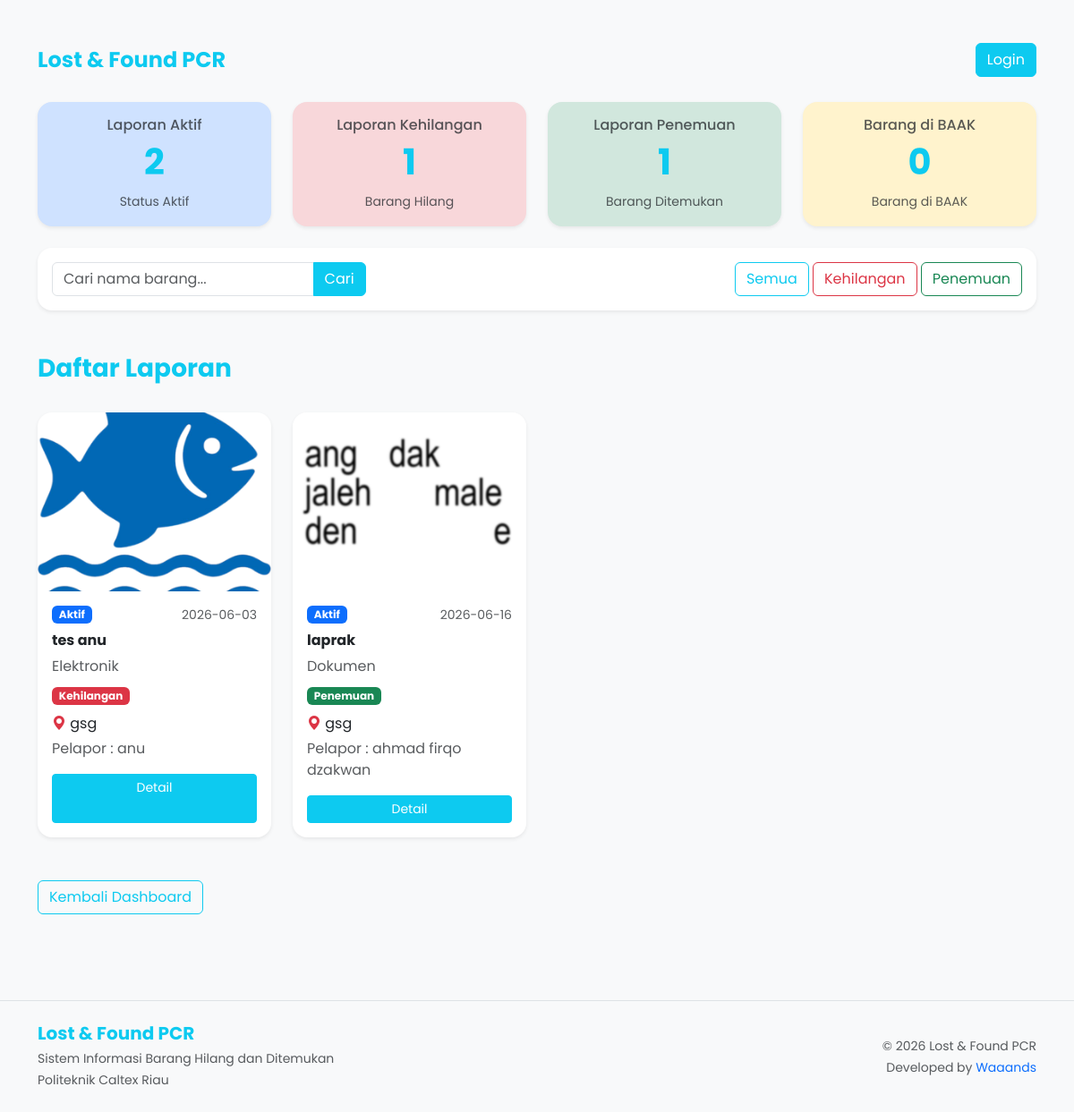
/index.php?aksi=laporan, run on an earlier commit of the app's database.
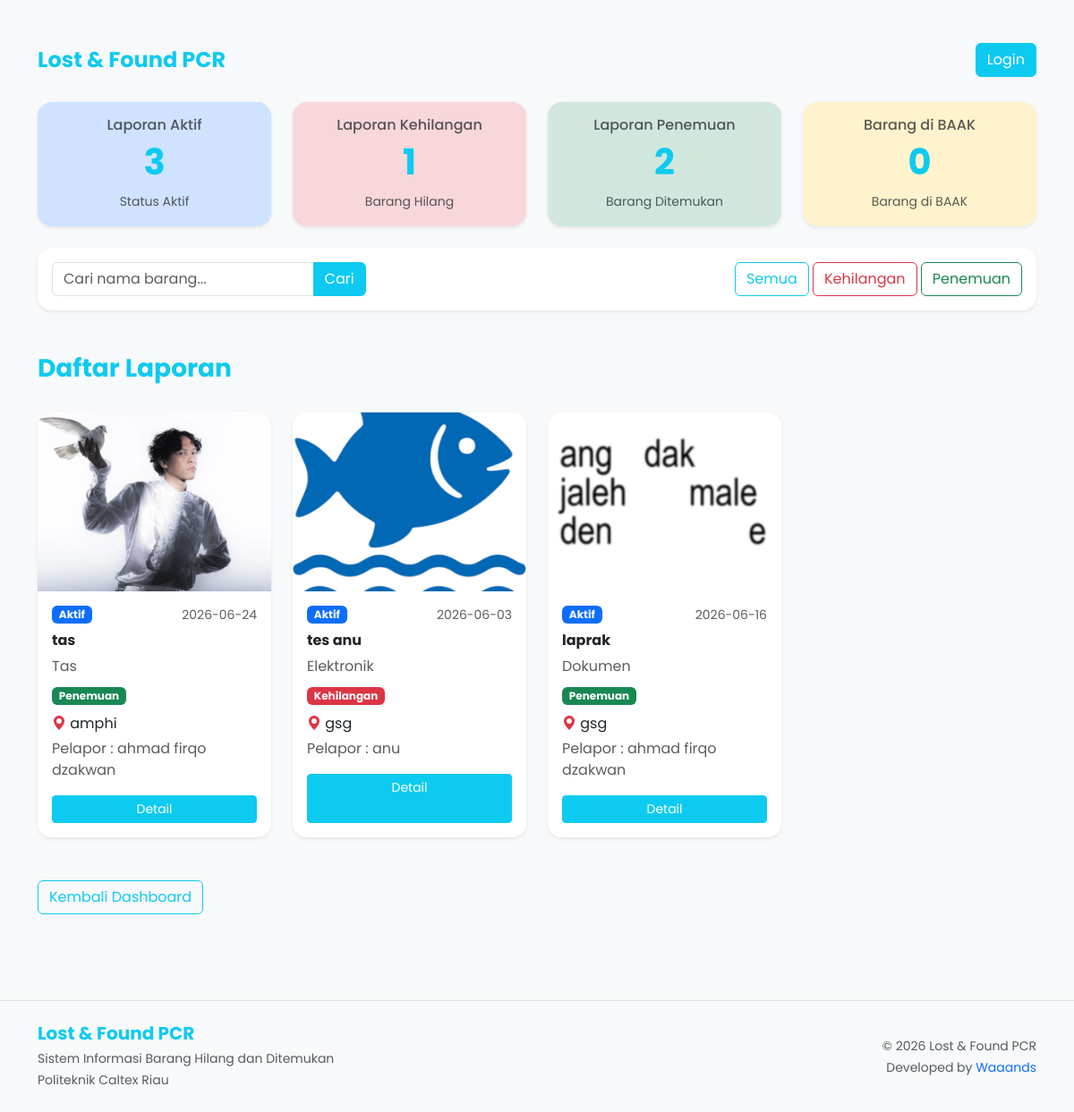
And on a later commit of the database.
### tables this page shows
CREATE TABLE `laporan` (
  `id_laporan` int(11) NOT NULL,
  `id_user` int(11) NOT NULL,
  `id_kategori` int(11) NOT NULL,
  `jenis_laporan` enum('kehilangan','penemuan') NOT NULL,
  `nama_barang` varchar(100) NOT NULL,
  `deskripsi` text DEFAULT NULL,
  `foto_barang` varchar(255) DEFAULT NULL,
  `lokasi` varchar(100) DEFAULT NULL,
  `tanggal_kejadian` date NOT NULL,
  `status_barang` enum('dipegang_sendiri','dititip_baak') DEFAULT 'dipegang_sendiri',
  `status_laporan` enum('aktif','selesai') DEFAULT 'aktif',
  `created_at` timestamp NOT NULL DEFAULT current_timestamp()
);

CREATE TABLE `kategori` (
  `id_kategori` int(11) NOT NULL,
  `nama_kategori` varchar(50) NOT NULL
);

CREATE TABLE `users` (
  `id_user` int(11) NOT NULL,
  `nim` varchar(20) NOT NULL,
  `nama_lengkap` varchar(100) NOT NULL,
  `email` varchar(100) NOT NULL,
  `password` varchar(255) NOT NULL,
  `role` enum('mahasiswa','admin') NOT NULL DEFAULT 'mahasiswa',
  `created_at` timestamp NOT NULL DEFAULT current_timestamp()
);

### app/controllers/LaporanController.php (called while the page is built, shortened)
<?php
require_once __DIR__ . "/../../config/koneksi.php";
require_once __DIR__ . "/../models/LaporanModel.php";
class LaporanController
{
    private $laporanModel;
    public function __construct($conn)
    {
        $this->laporanModel =
        new LaporanModel($conn);
    }
    public function index()
    {
        if(isset($_GET['keyword']))
        {
            $laporan = $this->laporanModel->search($_GET['keyword']);
        }
        elseif(isset($_GET['jenis']))
        {
            $laporan = $this->laporanModel->filter($_GET['jenis']);
        }
        else
        {
            $laporan = $this->laporanModel->getAll();
        }
        $statistik = $this->laporanModel->getStatistik();
        require __DIR__ . "/../views/laporan/index.php";
    }
}

### app/models/LaporanModel.php (called while the page is built, shortened)
<?php
class LaporanModel
{
    private $conn;
    public function __construct($conn)
    {
        $this->conn = $conn;
    }
    public function getStatistik()
    {
        $query = mysqli_query($this->conn,"
            SELECT
            COUNT(*) AS total,
            SUM(jenis_laporan='kehilangan') AS kehilangan,
            SUM(jenis_laporan='penemuan') AS penemuan,
            SUM(status_laporan='aktif') AS aktif,
            SUM(status_laporan='baak') AS baak
            FROM laporan
        ");
        return mysqli_fetch_assoc($query);
    }
    public function getAll()
    {
        $query = "
        SELECT
            laporan.*,
            kategori.nama_kategori,
            users.nama_lengkap
        FROM laporan
        JOIN kategori
        ON laporan.id_kategori =
            kategori.id_kategori
        JOIN users
        ON laporan.id_user =
            users.id_user
        WHERE laporan.status_laporan = 'aktif'
        OR
        status_laporan='baak'
        ORDER BY laporan.id_laporan DESC
        ";
        return mysqli_query(
            $this->conn,
            $query
        );
    }
}

### app/views/laporan/index.php (the view, shortened to what the changed rows need)
<!DOCTYPE html>
<html>
<head>
    <link href="https://cdn.jsdelivr.net/npm/bootstrap@5.3.3/dist/css/bootstrap.min.css" rel="stylesheet">
    <link rel="stylesheet" href="https://cdn.jsdelivr.net/npm/bootstrap-icons@1.11.3/font/bootstrap-icons.min.css">
    <link rel="stylesheet" href="public/assets/css/user.css">
</head>
<body class="bg-light" style="font-family:'Poppins',sans-serif;">
    <div class="container py-5">
        <div class="card-body">
            <div class="row align-items-center">
                <div class="col">
                    <a href="index.php?aksi=dashboard" class="text-decoration-none">
                        <h4 class="fw-bold text-info mb-0">
                            Lost & Found PCR
                        </h4>
                    </a>
                </div>
                <div class="col-auto">
                    <?php if(isset($_SESSION['id_user'])) { ?>
                    <?php if($_SESSION['role']=="admin"){ ?>
                    <i class="bi bi-person-workspace me-2"></i>
                    <?php } else { ?>
                    <i class="bi bi-person me-2"></i>
                    <?php } ?>
                    <?= $_SESSION['nama']; ?>
                    <?php } else { ?>
                    <a href="index.php?aksi=login" class="btn btn-info">
                        Login
                    </a>
                    <?php } ?>
                </div>
            </div>
        </div>
        <div class="row g-4 mb-4 mt-1">
            <div class="col-md-3">
                <div class="card bg-primary-subtle border-0 shadow-sm rounded-4">
                    <div class="card-body text-center">
                        <h6 class="text-muted">
                            Laporan Aktif
                        </h6>
                        <h1 class="fw-bold text-info">
                            <?= $statistik['aktif']; ?>
                        </h1>
                        <small class="text-muted">
                            Status Aktif
                        </small>
                    </div>
                </div>
            </div>
            <div class="col-md-3">
                <div class="card bg-danger-subtle border-0 shadow-sm rounded-4">
                    <div class="card-body text-center">
                        <h6 class="text-muted">
                            Laporan Kehilangan
                        </h6>
                        <h1 class="fw-bold text-info">
                            <?= $statistik['kehilangan']; ?>
                        </h1>
                        <small class="text-muted">
                            Barang Hilang
                        </small>
                    </div>
                </div>
            </div>
            <div class="col-md-3">
                <div class="card bg-success-subtle border-0 shadow-sm rounded-4">
                    <div class="card-body text-center">
                        <h6 class="text-muted">
                            Laporan Penemuan
                        </h6>
                        <h1 class="fw-bold text-info">
                            <?= $statistik['penemuan']; ?>
                        </h1>
                        <small class="text-muted">
                            Barang Ditemukan
                        </small>
                    </div>
                </div>
            </div>
            <div class="col-md-3">
                <div class="card bg-warning-subtle border-0 shadow-sm rounded-4">
                    <div class="card-body text-center">
                        <h6 class="text-muted">
                            Barang di BAAK
                        </h6>
                        <h1 class="fw-bold text-info">
                            <?= $statistik['baak']; ?>
                        </h1>
                        <small class="text-muted">
                            Barang di BAAK
                        </small>
                    </div>
                </div>
            </div>
        </div>
        <div class="card border-0 shadow-sm rounded-4 mb-5">
            <div class="card-body">
                <form action="index.php" method="GET">
                    <div class="row g-3 align-items-center">
                        <div class="col-lg-4">
                            <div class="input-group">
                                <input type="text" name="keyword" class="form-control"
                                    placeholder="Cari nama barang...">
                                <button class="btn btn-info text-white" type="submit">
                                    Cari
                                </button>
                            </div>
                        </div>
                        <div class="col-lg-8 text-lg-end">
                            <a href="index.php?aksi=laporan" class="btn btn-outline-info btn-filter">
                                Semua
                            </a>
                            <a href="index.php?aksi=laporan&jenis=kehilangan" class="btn btn-outline-danger">
                                Kehilangan
                            </a>
                            <a href="index.php?aksi=laporan&jenis=penemuan" class="btn btn-outline-success">
                                Penemuan
                            </a>
                        </div>
                    </div>
                </form>
            </div>
        </div>
        <div class="d-flex justify-content-between align-items-center mb-4">
            <h3 class="fw-bold text-info">
                Daftar Laporan
            </h3>
        </div>
        <div class="row g-4">
            <?php while($row = mysqli_fetch_assoc($laporan)){ ?>
            <div class="col-lg-3 col-md-6">
                <div class="card border-0 shadow-sm rounded-4 h-100">
                    <?php if($row['foto_barang'] != ""){ ?>
                    <img src="public/uploads/barang/<?= $row['foto_barang']; ?>" class="card-img-top rounded-top-4"
                        style="height:200px; object-fit:cover;">
                    <?php }else{ ?>
                    <img src="public/assets/image/no-image.png" class="card-img-top rounded-top-4"
                        style="height:150px; object-fit:cover;">
                    <?php } ?>
                    <div class="card-body d-flex flex-column">
                        <div class="d-flex justify-content-between align-items-center mb-2">
                            <?php
                            if($row['status_laporan']=="aktif"){
                                $badge = "bg-primary";
                                $status = "Aktif";
                            }elseif($row['status_laporan']=="baak"){
                                $badge = "bg-warning text-dark";
                                $status = "Di BAAK";
                            }else{
                                $badge = "bg-success";
                                $status = "Selesai";
                            }
                            ?>
                            <span class="badge <?= $badge; ?>">
                                <?= $status; ?>
                            </span>
                            <small class="text-muted">
                                <?= $row['tanggal_kejadian']; ?>
                            </small>
                        </div>
                        <h6 class="fw-bold mb-2">
                            <?= $row['nama_barang']; ?>
                        </h6>
                        <p class="text-muted mb-2">
                            <?= $row['nama_kategori']; ?>
                        </p>
                        <p class="mb-2">
                            <span
                                class="badge <?= $row['jenis_laporan']=="kehilangan" ? "bg-danger" : "bg-success"; ?>">
                                <?= ucfirst($row['jenis_laporan']); ?>
                            </span>
                        </p>
                        <p class="mb-1">
                            <i class="bi bi-geo-alt-fill text-danger"></i>
                            <?= $row['lokasi']; ?>
                        </p>
                        <p class="text-muted mb-3">
                            Pelapor : <?= $row['nama_lengkap']; ?>
                        </p>
                        <a href="index.php?aksi=detail&id=<?= $row['id_laporan']; ?>&from=laporan"
                            class="btn btn-info  btn-sm flex-fill">
                            Detail
                        </a>
                    </div>
                </div>
            </div>
            <?php } ?>
        </div>
        <div class="mt-5">
            <a href="index.php?aksi=dashboard" class="btn btn-outline-info">
                Kembali Dashboard
            </a>
        </div>
    </div>
    <footer class="mt-5 py-4 border-top">
        <div class="container">
            <div class="row align-items-center">
                <div class="col-md-6">
                    <h5 class="fw-bold text-info mb-1">
                        Lost & Found PCR
                    </h5> <small class="text-muted">
                        Sistem Informasi Barang Hilang dan Ditemukan<br>
                        Politeknik Caltex Riau
                    </small>
                </div>
                <div class="col-md-6 text-md-end mt-3 mt-md-0">
                    <small class="text-muted">
                        © 2026 Lost & Found PCR
                    </small>
                    <br>
                    <small class="text-muted">
                        Developed by <a href="https://github.com/waaands" target="_blank"
                            class="text-decoration-none">Waaands</a>
                    </small>
                </div>
            </div>
        </div>
    </footer>
</body>
</html>

What changed in the data, as far as the page shows it:
added laporan: foto_barang (picture), status_laporan "Aktif", tanggal_kejadian "2026-06-24", nama_barang "tas", id_kategori.nama_kategori "Tas", jenis_laporan "Penemuan", lokasi "amphi", id_user.nama_lengkap "ahmad firqo dzakwan"
Also different on the page:
$statistik['aktif']: "2" → "3"
$statistik['penemuan']: "1" → "2"
